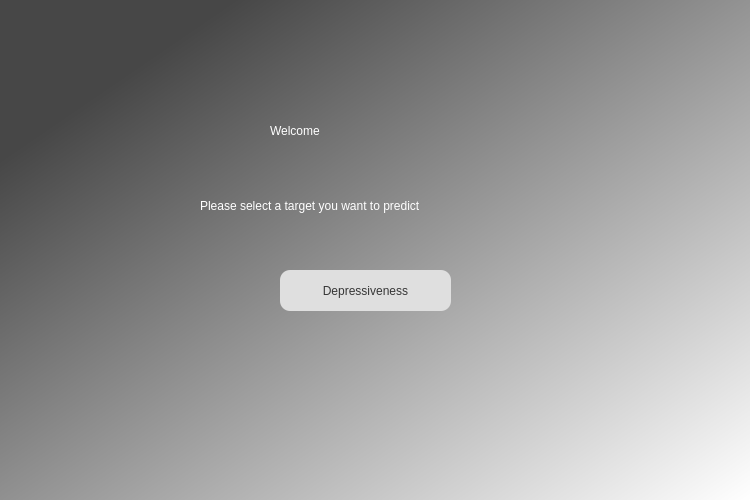
<?xml version="1.0" encoding="UTF-8"?>
<ui version="4.0">
 <class>layer1</class>
 <widget class="QWidget" name="layer1">
  <property name="geometry">
   <rect>
    <x>0</x>
    <y>0</y>
    <width>750</width>
    <height>500</height>
   </rect>
  </property>
  <property name="windowTitle">
   <string>Form</string>
  </property>
  <property name="styleSheet">
   <string notr="true">QWidget#layer1{

background-color:qlineargradient(spread:pad, x1:0.147727, y1:0.17, x2:1, y2:1, stop:0 rgba(71, 71, 71, 255), stop:1 rgba(255, 255, 255, 255));
}
</string>
  </property>
  <widget class="QLabel" name="label">
   <property name="geometry">
    <rect>
     <x>270</x>
     <y>100</y>
     <width>231</width>
     <height>61</height>
    </rect>
   </property>
   <property name="layoutDirection">
    <enum>Qt::LeftToRight</enum>
   </property>
   <property name="styleSheet">
    <string notr="true">color:rgb(255, 255, 255);
font: 36pt &quot;MS Shell Dlg 2&quot;;</string>
   </property>
   <property name="text">
    <string>Welcome</string>
   </property>
  </widget>
  <widget class="QLabel" name="label_2">
   <property name="geometry">
    <rect>
     <x>200</x>
     <y>180</y>
     <width>371</width>
     <height>51</height>
    </rect>
   </property>
   <property name="styleSheet">
    <string notr="true">font: 14pt &quot;MS Shell Dlg 2&quot;; color: white;
</string>
   </property>
   <property name="text">
    <string>Please select a target you want to predict</string>
   </property>
  </widget>
  <widget class="QPushButton" name="ButtonToDepressiveness">
   <property name="geometry">
    <rect>
     <x>280</x>
     <y>270</y>
     <width>171</width>
     <height>41</height>
    </rect>
   </property>
   <property name="styleSheet">
    <string notr="true">background-color:rgb(223, 223, 223);
color: rgb(54, 54, 54);
border-radius:10.0px;
font: 14pt &quot;MS Shell Dlg 2&quot;;
</string>
   </property>
   <property name="text">
    <string>Depressiveness</string>
   </property>
  </widget>
 </widget>
 <resources/>
 <connections/>
</ui>
